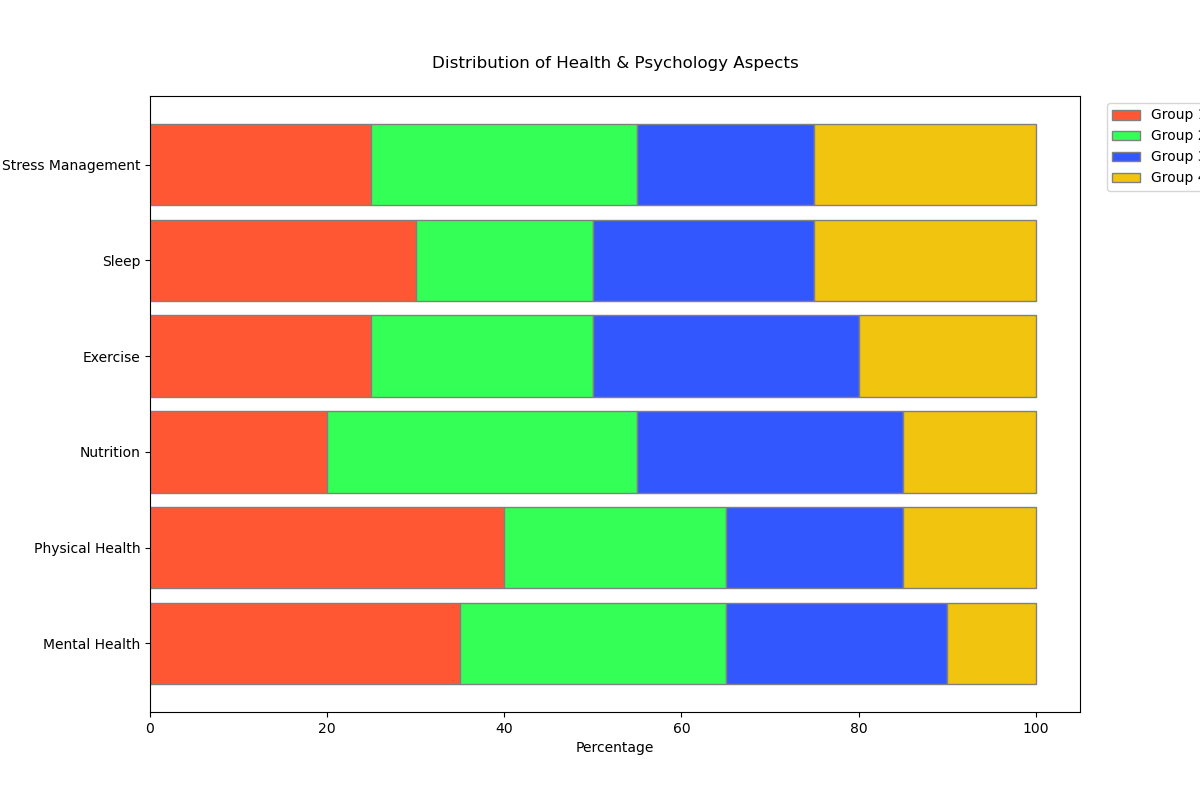

Here is the Python script that generated this plot:

import matplotlib.pyplot as plt
import numpy as np

categories = ['Mental Health', 'Physical Health', 'Nutrition', 'Exercise', 'Sleep', 'Stress Management']
group1 = [35, 40, 20, 25, 30, 25]
group2 = [30, 25, 35, 25, 20, 30]
group3 = [25, 20, 30, 30, 25, 20]
group4 = [10, 15, 15, 20, 25, 25]

barWidth = 0.85

r = np.arange(len(categories))

plt.figure(figsize=(12, 8))

plt.barh(r, group1, color='#FF5733', edgecolor='grey', height=barWidth, label='Group 1')
plt.barh(r, group2, color='#33FF57', edgecolor='grey', height=barWidth, label='Group 2', left=group1)
plt.barh(r, group3, color='#3357FF', edgecolor='grey', height=barWidth, label='Group 3', left=np.array(group1)+np.array(group2))
plt.barh(r, group4, color='#F1C40F', edgecolor='grey', height=barWidth, label='Group 4', left=np.array(group1)+np.array(group2)+np.array(group3))

plt.xlabel('Percentage')
plt.title('Distribution of Health & Psychology Aspects', pad=20)
plt.yticks(r, categories)
plt.legend(loc='upper right', bbox_to_anchor=(1.15, 1))

plt.show()
